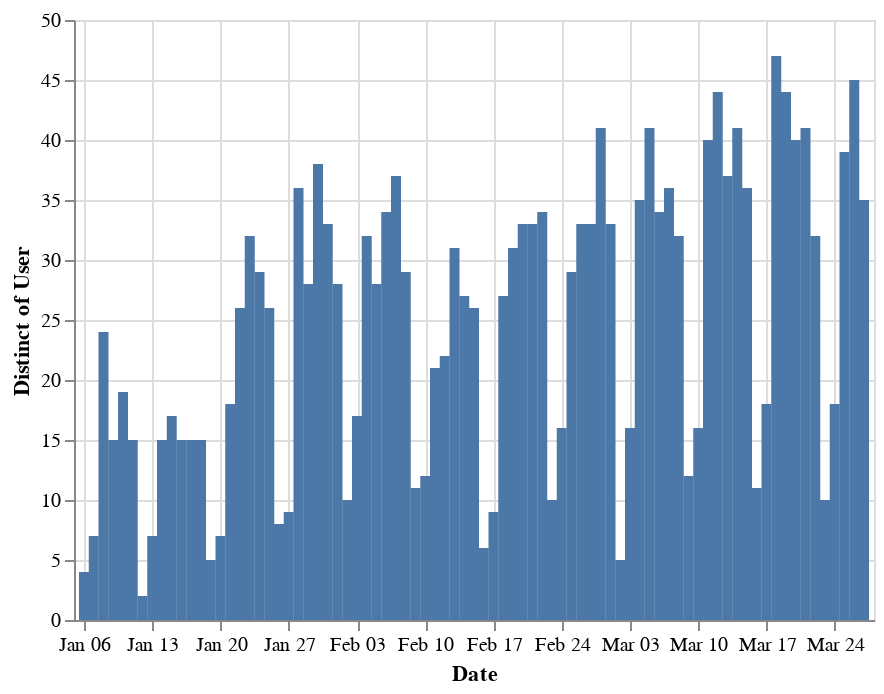

The notebook cell this image was saved under:
### Code cell
alt.Chart(df).mark_bar().encode(
    x='Date:T',
    y='distinct(User)'
)

### Figure 1 — Vega-Lite specification as saved in the notebook (floating-point values rounded to 4 significant figures; data arrays with more than 128 entries replaced by an {"elided": "..."} marker saying what was removed)
{"$schema": "https://vega.github.io/schema/vega-lite/v2.6.0.json", "config": {"view": {"height": 300, "width": 400}}, "data": {"name": "data-5c6c60a2cf67aba633e3f3cd9cc6148d"}, "datasets": {"data-5c6c60a2cf67aba633e3f3cd9cc6148d": {"elided": "3216 records"}}, "encoding": {"x": {"field": "Date", "type": "temporal"}, "y": {"aggregate": "distinct", "field": "User", "type": "nominal"}}, "mark": "bar"}
